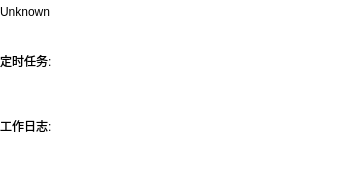
<?xml version="1.0" encoding="UTF-8"?>
<ui version="4.0">
 <class>sched_mngt_table_item</class>
 <widget class="QWidget" name="sched_mngt_table_item">
  <property name="geometry">
   <rect>
    <x>0</x>
    <y>0</y>
    <width>357</width>
    <height>186</height>
   </rect>
  </property>
  <property name="windowTitle">
   <string>Form</string>
  </property>
  <property name="styleSheet">
   <string notr="true">background: transparent;</string>
  </property>
  <widget class="QLabel" name="label_day_lunar_day">
   <property name="geometry">
    <rect>
     <x>0</x>
     <y>0</y>
     <width>349</width>
     <height>24</height>
    </rect>
   </property>
   <property name="minimumSize">
    <size>
     <width>0</width>
     <height>24</height>
    </size>
   </property>
   <property name="maximumSize">
    <size>
     <width>16777215</width>
     <height>24</height>
    </size>
   </property>
   <property name="text">
    <string>Unknown</string>
   </property>
  </widget>
  <widget class="QWidget" name="verticalLayoutWidget_2">
   <property name="geometry">
    <rect>
     <x>0</x>
     <y>30</y>
     <width>349</width>
     <height>61</height>
    </rect>
   </property>
   <layout class="QVBoxLayout" name="vertical_layout_task_item">
    <item>
     <widget class="QLabel" name="label_2">
      <property name="text">
       <string>定时任务:</string>
      </property>
     </widget>
    </item>
   </layout>
  </widget>
  <widget class="QWidget" name="verticalLayoutWidget">
   <property name="geometry">
    <rect>
     <x>0</x>
     <y>90</y>
     <width>349</width>
     <height>71</height>
    </rect>
   </property>
   <layout class="QVBoxLayout" name="vertical_layout_work_log">
    <item>
     <widget class="QLabel" name="label">
      <property name="text">
       <string>工作日志:</string>
      </property>
     </widget>
    </item>
   </layout>
  </widget>
 </widget>
 <resources/>
 <connections/>
</ui>
